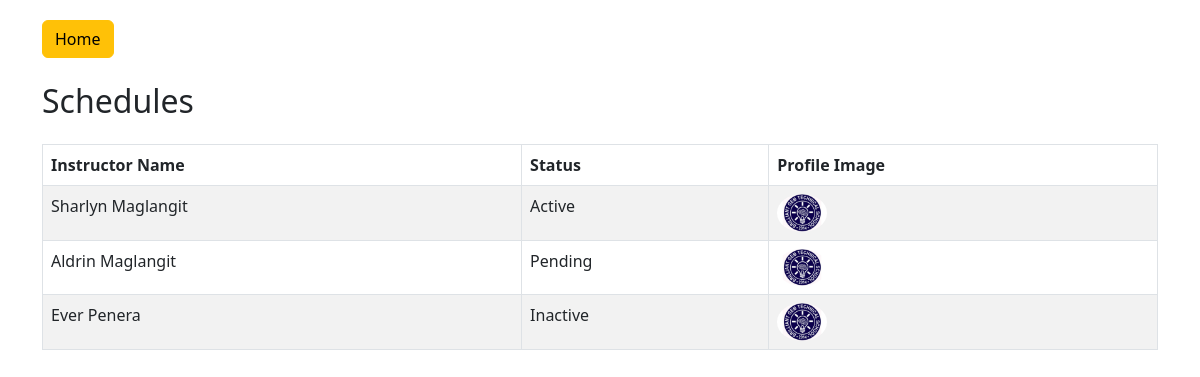
Screenshot of /admin/view_schedules.php with the database file from the repository.
### tables this page shows
CREATE TABLE `instructors` (
  `id` int(11) NOT NULL,
  `instructor_name` varchar(255) NOT NULL,
  `status` varchar(50) DEFAULT 'Available',
  `profile_image` varchar(255) DEFAULT NULL
);

### admin/view_schedules.php (the view, shortened to what this page needs)
<!DOCTYPE html>
<html lang="en">
<head>
    <link href="https://cdn.jsdelivr.net/npm/bootstrap@5.3.0-alpha1/dist/css/bootstrap.min.css" rel="stylesheet">
</head>
<body>
    <div class="container">
        <a href="../home.php" class="btn btn-primary btn-warning">Home</a>
        <h2 class="mt-4 mb-4">Schedules</h2>
        <table class='table table-bordered table-striped'>
            <thead>
                <tr>
                    <th scope="col">Instructor Name</th>
                    <th scope="col">Status</th>
                    <th scope="col">Profile Image</th>
                </tr>
            </thead>
            <tbody>
                <?php
                $servername = "localhost";
                $username = "root";
                $password = "";
                $database = "login";
                $conn = new mysqli($servername, $username, $password, $database);
                $sql = "SELECT instructor_name, status, profile_image FROM instructors";
                $result = $conn->query($sql);
                if ($result->num_rows > 0) {
                    while ($row = $result->fetch_assoc()) {
                        echo "<tr>
                                <td>" . $row["instructor_name"] . "</td>
                                <td>" . $row["status"] . "</td>
                                <td><img src='" . $row["profile_image"] . "' alt='Profile Image' class='profile-image'></td>
                            </tr>";
                    }
                } else {
                    echo "<tr><td colspan='3'>No schedules found</td></tr>";
                }
                ?>
            </tbody>
        </table>
    </div>
</body>
</html>

### admin/view_schedules.php (style rules this page uses)
body { margin: 20px; }
.profile-image { max-width: 50px; max-height: 50px; border-radius: 50%; }

### rows the page displays
instructors: instructor_name "Sharlyn Maglangit", status "Active", profile_image (picture)
instructors: instructor_name "Aldrin Maglangit", status "Pending", profile_image (picture)
instructors: instructor_name "Ever Penera", status "Inactive", profile_image (picture)
